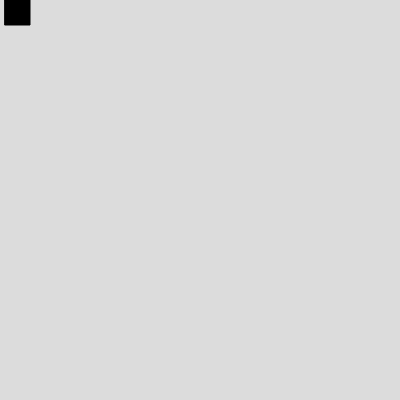
Frame 1 (no input)
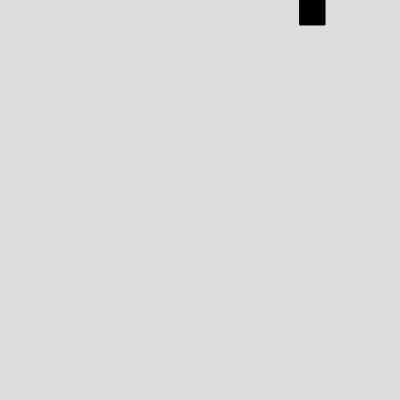
Frame 60 (no input)
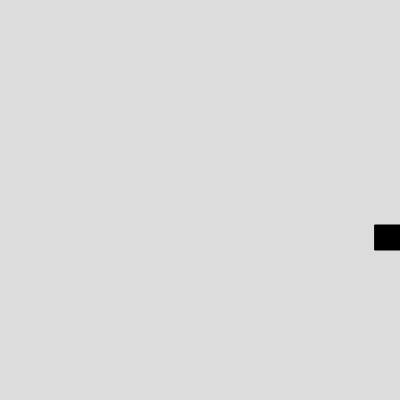
Frame 120 (the mouse pressed at the canvas centre since frame 60)

The p5.js sketch that drew these frames (run headless with seeded random() and noise() and a simulated clock; from frame 60 on, the mouse is pressed at the canvas centre):

// p5.js sketch
// ── sketch.js
// Project Title
// Your Name
// Date
//
// Extra for Experts:
// - describe what you did to take this project "above and beyond"

let state = 1;
let x = 0;
let y = 0;
let boxSize = 25;
let speed = 5;

function setup() {
  createCanvas(400, 400);
}

function draw() {
  background(220);
  determineState();
  moveRect();
  fill(0);
  rect(x, y, boxSize, boxSize);
}

function determineState(){
  if(state === 1 && x >= width - boxSize) {
    x = width - boxSize; //sets rectangle so it stays at the edge of maxed width
    state = 2; //move on to state 2
  }
  else if (state === 2 && y >= height - boxSize){
    y = height - boxSize; //sets rectangle so it stays at the edge of maxed height
    state = 3; //move on to state 3
  }
  else if (state === 3 && x <= 0) {
    x = 0; //sets rectangle to stay at the beginning of width
    state = 4;//move on to state 4
  }
  else if (state === 4 && y<=0) {
    y = 0;//sets rectangle to stay at the beginning of the height
    state = 1;//start from beginning
  }
}

function moveRect(){
  if(state === 1){
    x += speed;
  }
  else if(state === 2){
    y += speed;
  }
  else if (state === 3){
    x -= speed;
  }
  else if (state === 4) {
    y -= speed;
  }
}
